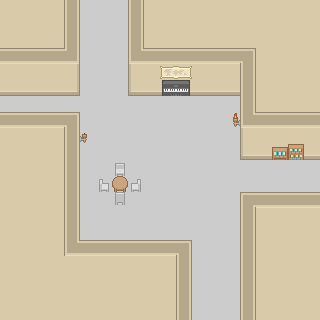

A level layout from a 2D game, rendered from its tile map. Below: a short description, then the map file with its tile-grid data intact:
An orthogonal 20x20 tile map with 16x16 px tiles, 3 tile layers (Floor, Decoration, Foreground), 2 tilesets.

<map version="1.10" tiledversion="1.10.2" orientation="orthogonal" renderorder="right-down" width="20" height="20" tilewidth="16" tileheight="16" infinite="0" nextlayerid="4" nextobjectid="1">
 <tileset firstgid="1" source="../TileSheets/Roguelike_RPG.tsx" />
 <tileset firstgid="1768" source="../TileSheets/Roguelike_Interior.tsx" />
 <layer id="1" name="Floor" width="20" height="20">
  <data encoding="csv">
874,874,874,874,757,881,881,881,757,874,874,874,874,874,874,874,874,874,874,874,
874,874,874,874,757,881,881,881,757,874,874,874,874,874,874,874,874,874,874,874,
874,874,874,874,757,881,881,881,757,874,874,874,874,874,874,874,874,874,874,874,
699,699,699,699,759,881,881,881,758,699,699,699,699,699,699,702,874,874,874,874,
874,874,874,874,875,881,881,881,873,874,874,874,874,874,874,757,874,874,874,874,
869,869,869,869,872,881,881,881,870,869,869,869,869,869,869,757,874,874,874,874,
881,881,881,881,881,881,881,881,881,881,881,881,881,881,881,757,874,874,874,874,
1736,1736,1736,1736,1736,881,881,881,881,881,881,881,881,881,881,758,699,699,699,699,
874,874,874,874,757,881,881,881,881,881,881,881,881,881,881,873,874,874,874,874,
874,874,874,874,757,881,881,881,881,881,881,881,881,881,881,870,869,869,869,869,
874,874,874,874,757,881,881,881,881,881,881,881,881,881,881,881,881,881,881,881,
874,874,874,874,757,881,881,881,881,881,881,881,881,881,881,881,881,881,881,881,
874,874,874,874,757,881,881,881,881,881,881,881,881,881,881,1736,1736,1736,1736,1736,
874,874,874,874,757,881,881,881,881,881,881,881,881,881,881,757,874,874,874,874,
874,874,874,874,757,881,881,881,881,881,881,881,881,881,881,757,874,874,874,874,
874,874,874,874,758,1736,1736,1736,1736,1736,1736,1736,881,881,881,757,874,874,874,874,
874,874,874,874,874,874,874,874,874,874,874,757,881,881,881,757,874,874,874,874,
874,874,874,874,874,874,874,874,874,874,874,757,881,881,881,757,874,874,874,874,
874,874,874,874,874,874,874,874,874,874,874,757,881,881,881,757,874,874,874,874,
874,874,874,874,874,874,874,874,874,874,874,757,881,881,881,757,874,874,874,874
</data>
 </layer>
 <layer id="2" name="Decoration" width="20" height="20">
  <data encoding="csv">
0,0,0,0,0,0,0,0,0,0,0,0,0,0,0,0,0,0,0,0,
0,0,0,0,0,0,0,0,0,0,0,0,0,0,0,0,0,0,0,0,
0,0,0,0,0,0,0,0,0,0,0,0,0,0,0,0,0,0,0,0,
0,0,0,0,0,0,0,0,0,0,0,0,0,0,0,0,0,0,0,0,
0,0,0,0,0,0,0,0,0,0,2166,2167,0,0,0,0,0,0,0,0,
0,0,0,0,0,0,0,0,0,0,2007,2008,0,0,0,0,0,0,0,0,
0,0,0,0,0,0,0,0,0,0,0,0,0,0,0,0,0,0,0,0,
0,0,0,0,0,0,0,0,0,0,0,0,0,0,0,0,0,0,0,0,
0,0,0,0,0,0,0,0,0,0,0,0,0,0,0,0,0,0,0,0,
0,0,0,0,0,0,0,0,0,0,0,0,0,0,0,0,0,2246,2247,0,
0,0,0,0,0,0,0,1984,0,0,0,0,0,0,0,0,0,0,0,0,
0,0,0,0,0,0,1986,1775,1987,0,0,0,0,0,0,0,0,0,0,0,
0,0,0,0,0,0,0,1985,0,0,0,0,0,0,0,0,0,0,0,0,
0,0,0,0,0,0,0,0,0,0,0,0,0,0,0,0,0,0,0,0,
0,0,0,0,0,0,0,0,0,0,0,0,0,0,0,0,0,0,0,0,
0,0,0,0,0,0,0,0,0,0,0,0,0,0,0,0,0,0,0,0,
0,0,0,0,0,0,0,0,0,0,0,0,0,0,0,0,0,0,0,0,
0,0,0,0,0,0,0,0,0,0,0,0,0,0,0,0,0,0,0,0,
0,0,0,0,0,0,0,0,0,0,0,0,0,0,0,0,0,0,0,0,
0,0,0,0,0,0,0,0,0,0,0,0,0,0,0,0,0,0,0,0
</data>
 </layer>
 <layer id="3" name="Foreground" width="20" height="20">
  <data encoding="csv">
0,0,0,0,0,0,0,0,0,0,0,0,0,0,0,0,0,0,0,0,
0,0,0,0,0,0,0,0,0,0,0,0,0,0,0,0,0,0,0,0,
0,0,0,0,0,0,0,0,0,0,0,0,0,0,0,0,0,0,0,0,
0,0,0,0,0,0,0,0,0,0,0,0,0,0,0,0,0,0,0,0,
0,0,0,0,0,0,0,0,0,0,0,0,0,0,0,0,0,0,0,0,
0,0,0,0,0,0,0,0,0,0,0,0,0,0,0,0,0,0,0,0,
0,0,0,0,0,0,0,0,0,0,0,0,0,0,0,0,0,0,0,0,
699,699,699,699,702,0,0,0,0,0,0,0,0,0,1950,0,0,0,0,0,
0,0,0,0,0,1979,0,0,0,0,0,0,0,0,0,0,0,0,0,0,
0,0,0,0,0,0,0,0,0,0,0,0,0,0,0,0,0,0,0,0,
0,0,0,0,0,0,0,0,0,0,0,0,0,0,0,0,0,0,0,0,
0,0,0,0,0,0,0,0,0,0,0,0,0,0,0,0,0,0,0,0,
0,0,0,0,0,0,0,0,0,0,0,0,0,0,0,701,699,699,699,699,
0,0,0,0,0,0,0,0,0,0,0,0,0,0,0,0,0,0,0,0,
0,0,0,0,0,0,0,0,0,0,0,0,0,0,0,0,0,0,0,0,
0,0,0,0,0,699,699,699,699,699,699,702,0,0,0,0,0,0,0,0,
0,0,0,0,0,0,0,0,0,0,0,0,0,0,0,0,0,0,0,0,
0,0,0,0,0,0,0,0,0,0,0,0,0,0,0,0,0,0,0,0,
0,0,0,0,0,0,0,0,0,0,0,0,0,0,0,0,0,0,0,0,
0,0,0,0,0,0,0,0,0,0,0,0,0,0,0,0,0,0,0,0
</data>
 </layer>
</map>
